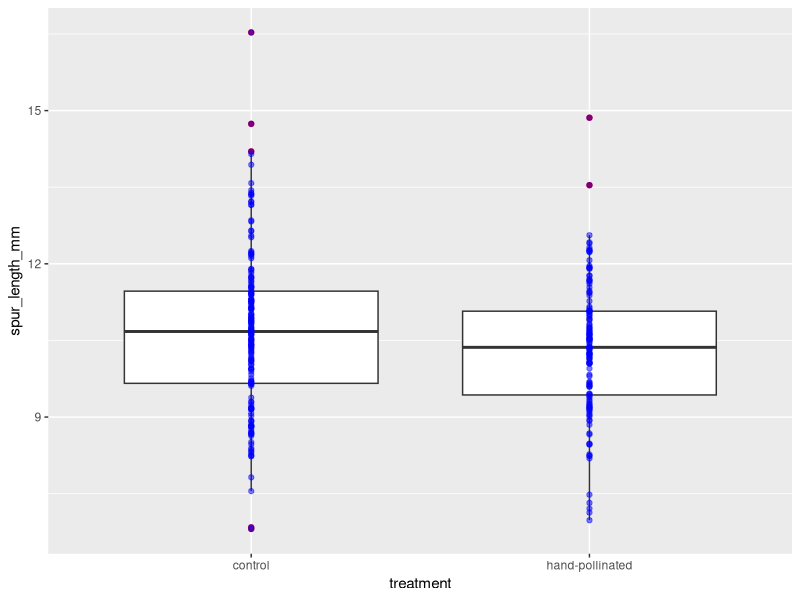

Reproduce this figure in R. (Note: this script raises an error after producing the figure.)
## ---- chunk 1
rm(list = ls())
library(tidyverse)
library(here)
library(ggfortify)
## ---- chunk 2
A_morio <- read.csv(here("Data", "A_morio_2014_plants.csv"))
glimpse(A_morio)
## ---- chunk 3
A_morio$treatment <- as.factor(A_morio$treatment)
## ---- chunk 4
ggplot(A_morio, aes(treatment,spur_length_mm))+
  geom_boxplot(outlier.color = "red")+
  geom_point(color="blue", alpha = 0.5)
## ---- chunk 5
A_morio |> group_by(treatment) |> summarise(tmean = mean(spur_length_mm, na.rm = T),
                                            tsd = sd(spur_length_mm, na.rm = F)) |> View()
  
## ---- chunk 6
t.test(A_morio$spur_length_mm ~A_morio$treatment)
## ---- chunk 7
A_morio$plant_ht_class <- as.factor(A_morio$plant_ht_class)
